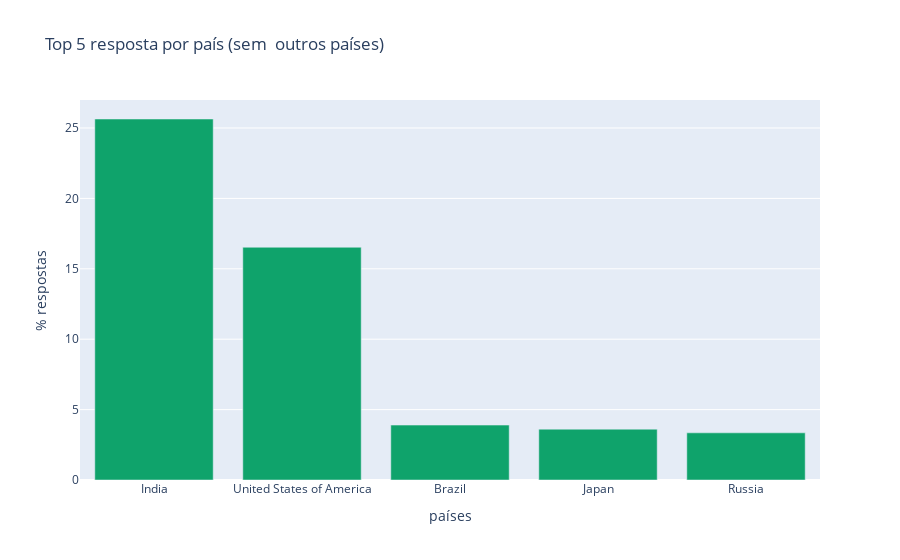

The notebook cell saved with this chart:
### Markdown cell above
quando tiramos o outros temos um aumento de 3.69 para 4% de respostas no conjunto de dados

### Code cell
fig = go.Figure([go.Bar(x= countries_without_other['country'][0:5], 
                        y=countries_without_other['total per %'][0:5],
                       marker = dict(
                         color='#0fa36b'))])
fig.update_layout(title= "Top 5 resposta por país (sem  outros países)",
                     yaxis_title='% respostas',
                     xaxis_title='países')
py.offline.iplot(fig, filename='horizontal-bar')

### Figure 1 — Plotly figure (JSON) as saved in the notebook; plotly's stock layout.template omitted (floating-point values rounded to 4 significant figures)
{"data": [{"marker": {"color": "#0fa36b"}, "type": "bar", "x": ["India", "United States of America", "Brazil", "Japan", "Russia"], "y": [25.64, 16.53, 3.9, 3.61, 3.35]}], "layout": {"title": {"text": "Top 5 resposta por país (sem  outros países)"}, "xaxis": {"title": {"text": "países"}}, "yaxis": {"title": {"text": "% respostas"}}}}
